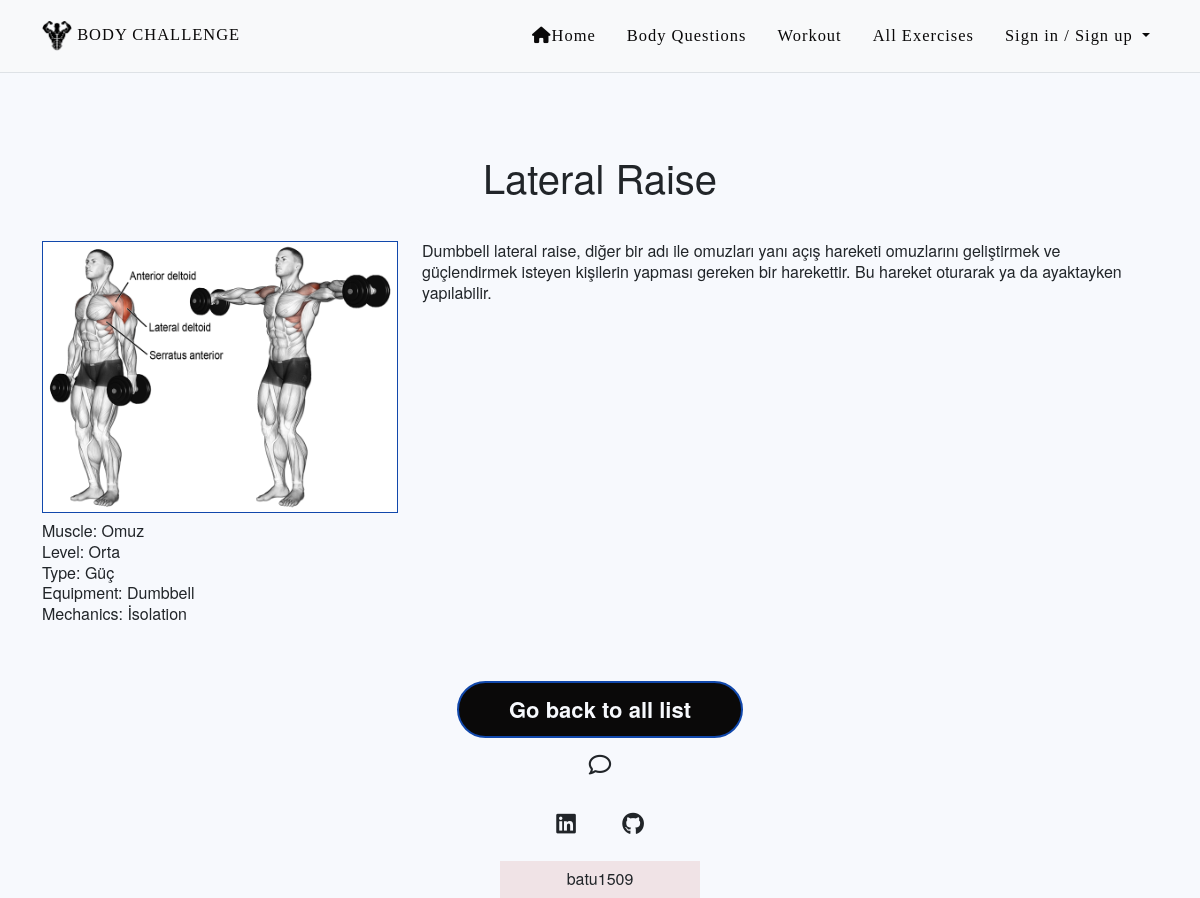
The app's page /show_exercise/1, older data.
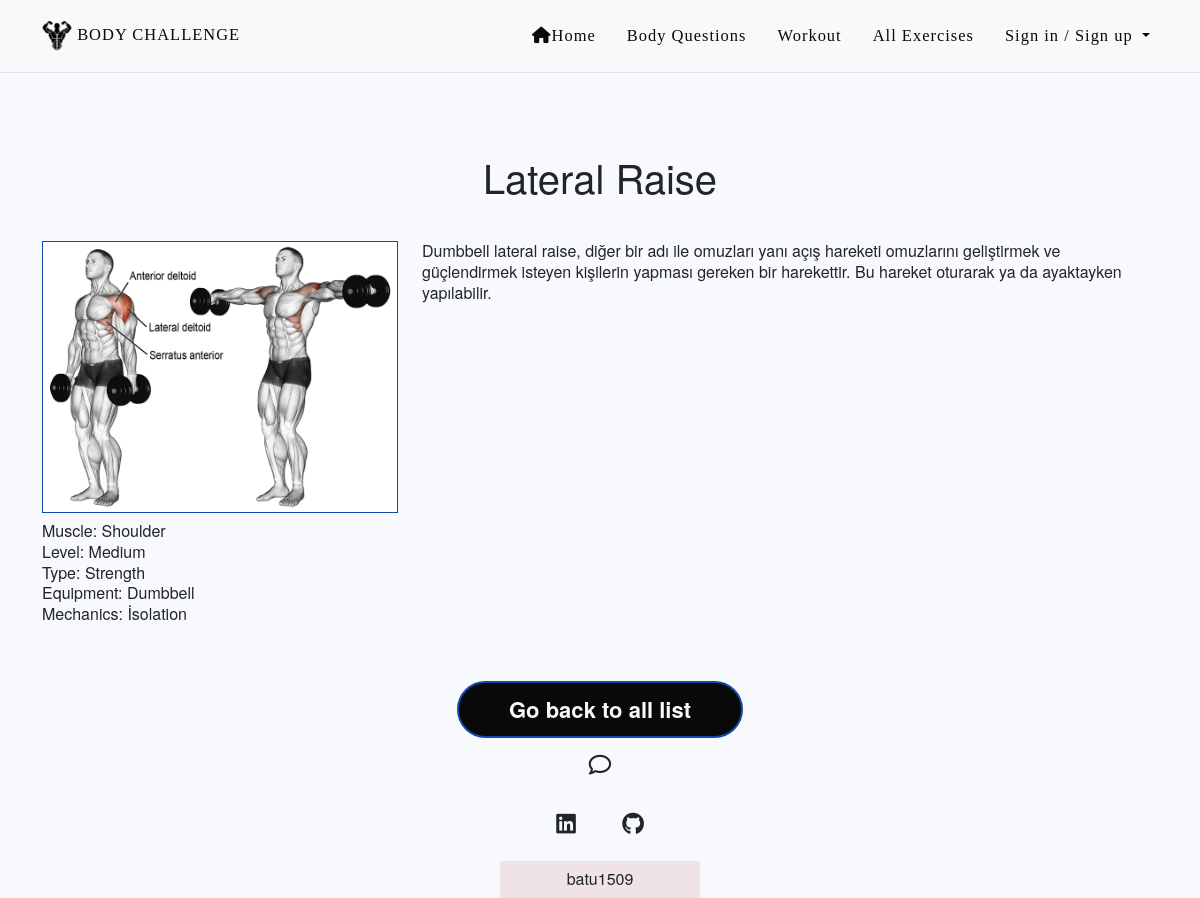
The same page, newer data.
### programs/models.py (models this page shows, shortened)
class Exercise(models.Model):
    name = models.CharField(max_length=255, null=True)
    description = models.CharField(max_length=255, null=True)
    image = models.ImageField(null=True, blank=True, default='static/image/bodydefault.png', upload_to = 'exercise_photos/%Y/%m/')
    video = models.CharField(max_length=255, null=True, blank=True)
    primaryTargetMuscles = models.ForeignKey(Muscle, on_delete=models.CASCADE, null=True, blank=True, related_name='primaryTargetMuscles')
    equipment = models.ForeignKey(Equipment, on_delete=models.CASCADE, null=True)
    level = models.ForeignKey(Level, on_delete=models.CASCADE, null=True)
    type = models.ForeignKey(ExerciseType, on_delete=models.CASCADE, null=True)
    mechanics = models.ForeignKey(ExerciseMechanic, on_delete=models.CASCADE, null=True)
    intervalOnly = models.BooleanField(null=True, blank=True)

class Muscle(models.Model):
    name = models.CharField(max_length=255, null=True )
    def __str__(self):
        return self.name

class Level(models.Model):
    level = models.CharField(max_length=255, null=True)
    def __str__(self):
        return self.level

class ExerciseType(models.Model):
    type = models.CharField(max_length=255, null=True)
    def __str__(self):
        return self.type

class Equipment(models.Model):
    name = models.CharField(max_length=255, null=True)
    def __str__(self):
        return self.name

class ExerciseMechanic(models.Model):
    mechanic = models.CharField(max_length=255, null=True)
    def __str__(self):
        return self.mechanic

### programs/views.py (the view)
# urls.py: path('show_exercise/<exercise_id>', views.SingleExercise.as_view(), name='show_exercise'),
class SingleExercise(View):
    def get(self, request, exercise_id):
        exercise = Exercise.objects.get(pk=exercise_id)
        return render(request, 'exercise.html', {'exercise': exercise})

### programs/templates/exercise.html (shortened to what this page needs)
{% extends "base.html" %}
{% block content %}
    <div class="py-3 text-center container">
        <div class="row py-lg-3">
            <div class="col-lg-6 col-md-8 mx-auto">
                <h1 class="fw-light">{{ exercise.name }}</h1>
            </div>
        </div>
    </div>
        <div class="container">
            <div class="row">
                <div class="col-12 col-md-4">
                    <img src=" {{ exercise.image.url }} " alt="Image of {{ exercise.name }} exercise" class="exercise-image">
                    <p class="card-text py-2">Muscle: {{ exercise.primaryTargetMuscles }} <br/>
                        Level: {{ exercise.level }} <br/>
                        Type: {{ exercise.type }} <br/>
                        Equipment: {{ exercise.equipment }} <br/>
                        Mechanics: {{ exercise.mechanics }} <br/>
                    </p>
                </div>
                <div class="col-12 col-md-8">
                    {{ exercise.description|safe }}
                </div>
            </div>
            <div class="row">
                <div class="col-12 d-flex justify-content-center py-5">
                    <a href="{% url 'exercises' %}" class="link-button">Go back to all list</a>
                </div>
        </div>
    </div>
{% endblock %}

Row changes from the older to the newer data that the page shows:
changed through a linked row, Exercise "Lateral Raise": primaryTargetMuscles "Omuz" → "Shoulder"; level "Orta" → "Medium"; type "Güç" → "Strength"
